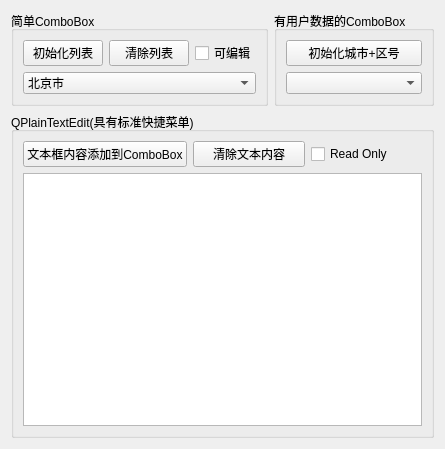
<?xml version="1.0" encoding="UTF-8"?>
<ui version="4.0">
 <class>Widget</class>
 <widget class="QWidget" name="Widget">
  <property name="geometry">
   <rect>
    <x>0</x>
    <y>0</y>
    <width>426</width>
    <height>449</height>
   </rect>
  </property>
  <property name="windowTitle">
   <string>Widget</string>
  </property>
  <layout class="QGridLayout" name="gridLayout_2">
   <item row="0" column="0">
    <widget class="QGroupBox" name="groupBox">
     <property name="title">
      <string>简单ComboBox</string>
     </property>
     <layout class="QGridLayout" name="gridLayout">
      <item row="0" column="0">
       <widget class="QPushButton" name="btnIniItems">
        <property name="text">
         <string>初始化列表</string>
        </property>
       </widget>
      </item>
      <item row="0" column="1">
       <widget class="QPushButton" name="btnClearItems">
        <property name="text">
         <string>清除列表</string>
        </property>
       </widget>
      </item>
      <item row="0" column="2">
       <widget class="QCheckBox" name="chkBoxEditable">
        <property name="maximumSize">
         <size>
          <width>200</width>
          <height>16777215</height>
         </size>
        </property>
        <property name="text">
         <string>可编辑</string>
        </property>
       </widget>
      </item>
      <item row="1" column="0" colspan="3">
       <widget class="QComboBox" name="comboBox">
        <property name="editable">
         <bool>false</bool>
        </property>
        <property name="currentIndex">
         <number>0</number>
        </property>
        <item>
         <property name="text">
          <string>北京市</string>
         </property>
         <property name="icon">
          <iconset resource="../resource.qrc">
           <normaloff>:/images/image/UNIT.ICO</normaloff>:/images/image/UNIT.ICO</iconset>
         </property>
        </item>
        <item>
         <property name="text">
          <string>上海市</string>
         </property>
         <property name="icon">
          <iconset resource="../resource.qrc">
           <normaloff>:/images/image/UNIT.ICO</normaloff>:/images/image/UNIT.ICO</iconset>
         </property>
        </item>
       </widget>
      </item>
     </layout>
    </widget>
   </item>
   <item row="0" column="1">
    <widget class="QGroupBox" name="groupBox_3">
     <property name="title">
      <string>有用户数据的ComboBox</string>
     </property>
     <layout class="QVBoxLayout" name="verticalLayout_2">
      <property name="leftMargin">
       <number>9</number>
      </property>
      <property name="topMargin">
       <number>9</number>
      </property>
      <property name="rightMargin">
       <number>9</number>
      </property>
      <property name="bottomMargin">
       <number>9</number>
      </property>
      <item>
       <widget class="QPushButton" name="btnIni2">
        <property name="text">
         <string>初始化城市+区号</string>
        </property>
       </widget>
      </item>
      <item>
       <widget class="QComboBox" name="comboBox2"/>
      </item>
     </layout>
    </widget>
   </item>
   <item row="1" column="0" colspan="2">
    <widget class="QGroupBox" name="groupBox_2">
     <property name="title">
      <string>QPlainTextEdit(具有标准快捷菜单)</string>
     </property>
     <layout class="QVBoxLayout" name="verticalLayout">
      <item>
       <layout class="QHBoxLayout" name="horizontalLayout_2">
        <item>
         <widget class="QPushButton" name="btnToComboBox">
          <property name="text">
           <string>文本框内容添加到ComboBox</string>
          </property>
         </widget>
        </item>
        <item>
         <widget class="QPushButton" name="btnClearText">
          <property name="text">
           <string>清除文本内容</string>
          </property>
         </widget>
        </item>
        <item>
         <widget class="QCheckBox" name="chkBoxReadonly">
          <property name="maximumSize">
           <size>
            <width>200</width>
            <height>16777215</height>
           </size>
          </property>
          <property name="layoutDirection">
           <enum>Qt::LeftToRight</enum>
          </property>
          <property name="text">
           <string>Read Only</string>
          </property>
         </widget>
        </item>
       </layout>
      </item>
      <item>
       <widget class="QPlainTextEdit" name="plainTextEdit"/>
      </item>
     </layout>
    </widget>
   </item>
  </layout>
 </widget>
 <resources>
  <include location="../../../../../../../Qt/QT5.9Samp2019/chap04Widgets/samp4_6ComboBox/res.qrc"/>
  <include location="../resource.qrc"/>
 </resources>
 <connections/>
</ui>
